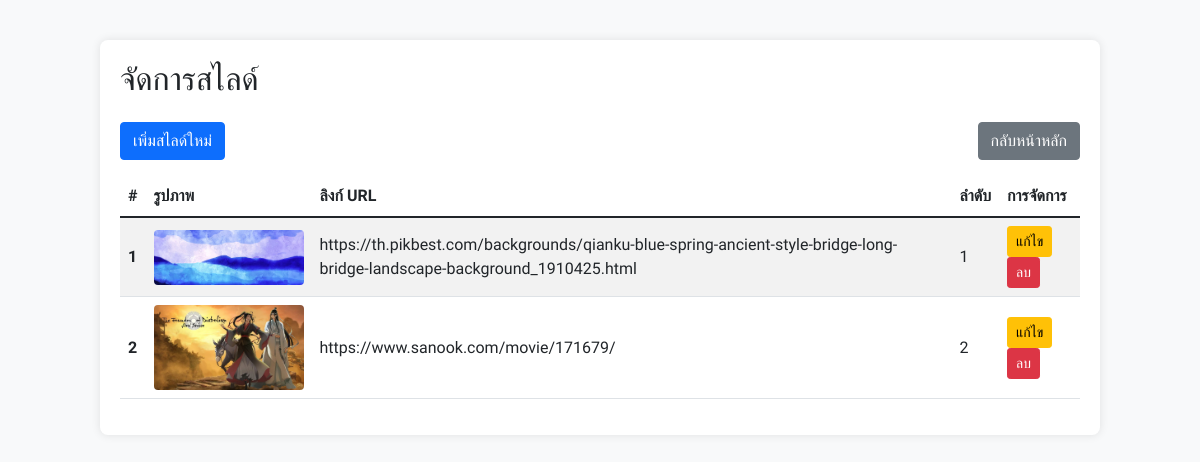
Screenshot of /Project/admin/manage_slides.php (signed in) with the database file from the repository.
### tables this page shows
CREATE TABLE `slides` (
  `id` int(11) NOT NULL,
  `image_path` varchar(255) NOT NULL,
  `alt_text` varchar(255) DEFAULT NULL,
  `link_url` varchar(255) DEFAULT NULL,
  `order_no` int(11) NOT NULL DEFAULT 0,
  `created_at` timestamp NOT NULL DEFAULT current_timestamp()
);

### Project/admin/manage_slides.php (the view, shortened to what this page needs)
<?php
require_once '../db.php';
$sql_slides = "SELECT * FROM slides ORDER BY order_no ASC";
$result_slides = $conn->query($sql_slides);
?>
<!DOCTYPE html>
<html lang="th">
<head>
    <link href="https://cdn.jsdelivr.net/npm/bootstrap@5.1.3/dist/css/bootstrap.min.css" rel="stylesheet">
</head>
<body>
    <div class="wrapper">
        <h2 class="mb-4">จัดการสไลด์</h2>
        <div class="d-flex justify-content-between mb-3">
            <a href="add_slide.php" class="btn btn-primary">เพิ่มสไลด์ใหม่</a>
            <a href="dashboard.php" class="btn btn-secondary">กลับหน้าหลัก</a>
        </div>
        <div class="table-responsive">
            <table class="table table-striped table-hover align-middle">
                <thead>
                    <tr>
                        <th scope="col">#</th>
                        <th scope="col">รูปภาพ</th>
                        <th scope="col">ลิงก์ URL</th>
                        <th scope="col">ลำดับ</th>
                        <th scope="col">การจัดการ</th>
                    </tr>
                </thead>
                <tbody>
                    <?php if ($result_slides && $result_slides->num_rows > 0): ?>
                        <?php while($row = $result_slides->fetch_assoc()): ?>
                            <tr>
                                <th scope="row"><?= htmlspecialchars($row['id']) ?></th>
                                <td><img src="../<?= htmlspecialchars($row['image_path']) ?>" alt="<?= htmlspecialchars($row['alt_text']) ?>" class="img-fluid rounded"></td>
                                <td><?= htmlspecialchars($row['link_url']) ?></td>
                                <td><?= htmlspecialchars($row['order_no']) ?></td>
                                <td>
                                    <a href="edit_slide.php?id=<?= htmlspecialchars($row['id']) ?>" class="btn btn-warning btn-sm">แก้ไข</a>
                                    <a href="delete_slide.php?action=delete&id=<?= htmlspecialchars($row['id']) ?>" class="btn btn-danger btn-sm" onclick="return confirm('คุณแน่ใจหรือไม่ว่าต้องการลบสไลด์นี้?');">ลบ</a>
                                </td>
                            </tr>
                        <?php endwhile; ?>
                    <?php else: ?>
                        <tr>
                            <td colspan="5" class="text-center">ไม่พบข้อมูลสไลด์</td>
                        </tr>
                    <?php endif; ?>
                </tbody>
            </table>
        </div>
    </div>
</body>
</html>

### Project/admin/manage_slides.php (style rules this page uses)
body { font-family: 'Sarabun', sans-serif; background-color: #f8f9fa; }
.wrapper { max-width: 1000px; margin: 40px auto; padding: 20px; background-color: #fff; border-radius: 8px; box-shadow: 0 0 10px rgba(0,0,0,0.1); }
.table img { max-width: 150px; height: auto; }

### rows the page displays
slides: id "1", image_path (picture), link_url "https://th.pikbest.com/backgrounds/qianku-blue-spring-ancient-style-bridge-long-bridge-landscape-background_1910425.html", order_no "1"
slides: id "2", image_path (picture), link_url "https://www.sanook.com/movie/171679/", order_no "2"
